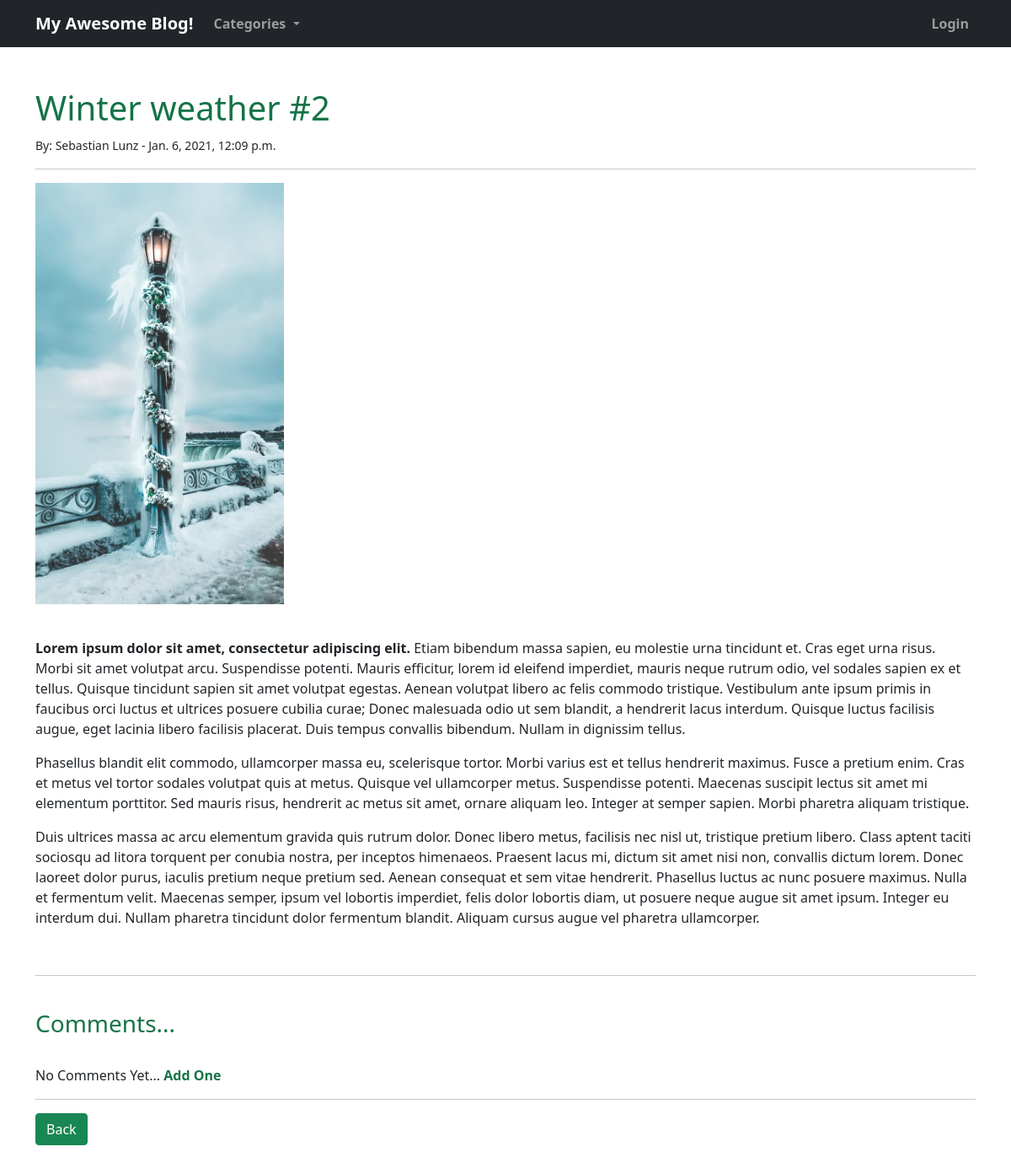
Before: /article/16 with the older database file.
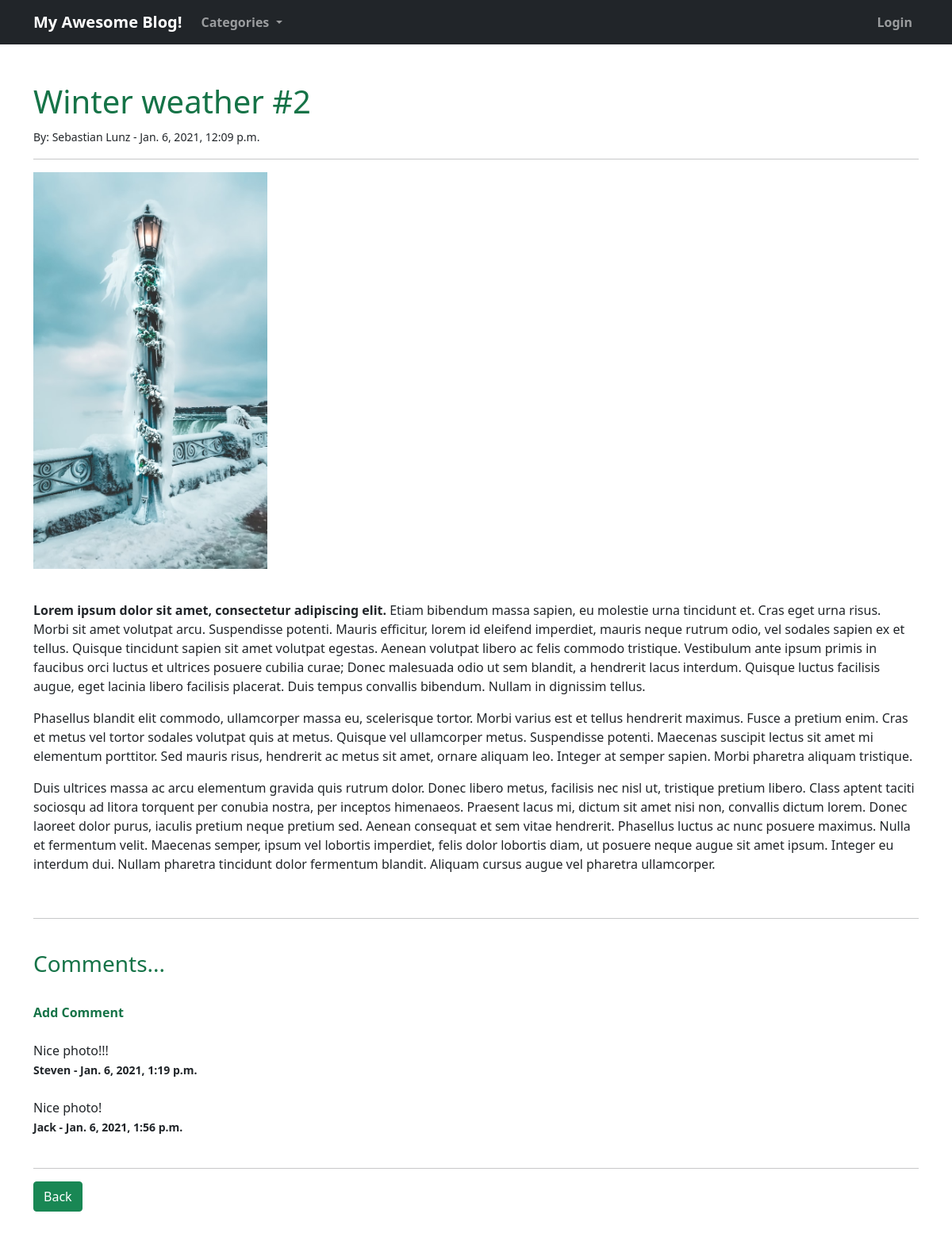
After: the same page with the newer database file.
### blog/models.py (models this page shows, shortened)
class Comment(models.Model):
    post = models.ForeignKey(Post, related_name="comments", on_delete=models.CASCADE)
    name = models.CharField(max_length=255)
    body = models.TextField()
    date_added = models.DateTimeField(auto_now_add=True)

### blog/views.py (the view)
# urls.py: path('article/<int:pk>', views.ArticleDetailView.as_view(), name="article-detail"),
class ArticleDetailView(DetailView):
    model = Post
    template_name = 'blog/article_details.html'

### blog/context_processors.py (called while the page is built)
def category_menu(request):
    return {
        'category_menu': Category.objects.all(),
    }

### blog/models.py (called while the page is built)
    def __str__(self):
        return self.name

    def get_absolute_url(self):
        return reverse('blog:category', args=[str(self.id)])

### blog/templates/blog/article_details.html (shortened to what this page needs)
{% extends 'base.html' %}
{% load static %}
{% block content %}
    <h1>{{ post.title }}</h1>
    <small>By:
        {{ post.author.first_name }}
        {{ post.author.last_name }} -
        {{ post.post_date }}
    </small></br>
    <hr/>
    {% if post.header_image %}
        <img src="{{ post.header_image.url }}" style="max-height: 500px; width: auto;">
    {% endif %}
    {{ post.body|safe|linebreaks }}
    <hr><br/>
    <h3>Comments...</h3><br/>
    {% if not post.comments.all %}
        No Comments Yet... <a href="{% url 'blog:add-comment' post.pk %}">Add One</a>
    {% else %}
        <a href="{% url 'blog:add-comment' post.pk %}">Add Comment</a>
        <br/><br/>
        {% for comment in post.comments.all %}
            {{ comment.body }}
            <br/>
            <strong><small>
                {{ comment.name }} -
                {{ comment.date_added }}
            </small></strong>
            <br/><br/>
        {% endfor %}
    {% endif %}
    <hr>
    <a href="{% url 'blog:index' %}" class="btn btn-success">Back</a>
{% endblock %}

Changed rows visible on the page:
added Comment: body "Nice photo!!!", name "Steven", date_added "Jan. 6, 2021, 1:19 p.m."
added Comment: body "Nice photo!", name "Jack", date_added "Jan. 6, 2021, 1:56 p.m."
Other visible differences:
text no longer shown: "No Comments Yet... Add One"
text now shown: "Add Comment"
